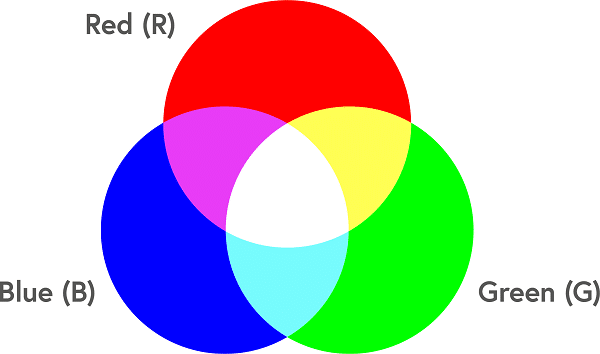
#> input picture OpenCV/Img/he-mau-rgb.png, 600 x 354 px, found by its file name
$ python 'Pixels and Image areas.py'
#> lines starting #> are read from the running program, lines starting #| are printed output that depends on the picture
import cv2

path = r"D:\Project Python AI\OpenCV\Img\he-mau-rgb.png"

img = cv2.imread(path)
#> img is the input picture: shape (354, 600, 3); mean B, G, R 194.9, 194.1, 195.6

# Tách kênh màu BGR
b = img[:, :, 0]  # Blue channel
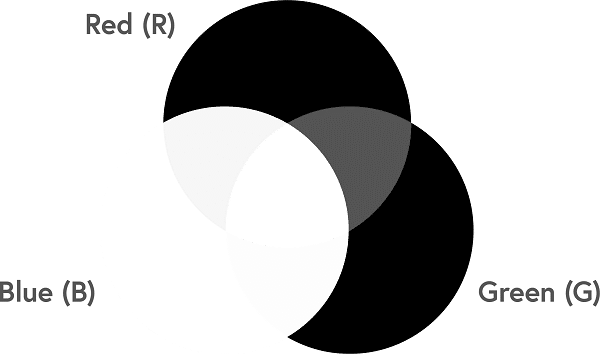
#> b: shape (354, 600); min 0, max 255, mean 194.9
g = img[:, :, 1]  # Green channel
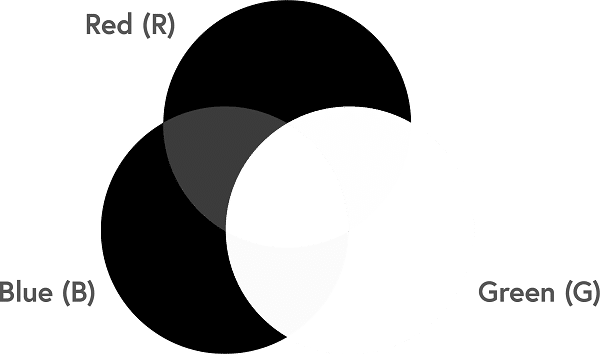
#> g: shape (354, 600); min 0, max 255, mean 194.1
r = img[:, :, 2]  # Red channel
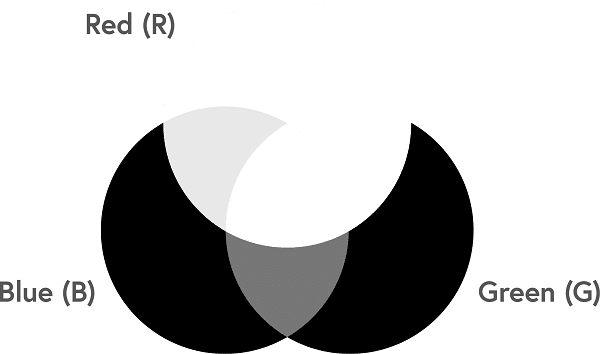
#> r: shape (354, 600); min 0, max 255, mean 195.6

# # Hiển thị ảnh kênh blue
# cv2.imshow("anh blue", b)
# cv2.waitKey(0)
# cv2.destroyAllWindows()

print("Kiểu dữ liệu:", type(img))         # <class 'numpy.ndarray'>
#| Kiểu dữ liệu: <class 'numpy.ndarray'>
print("Kích thước:", img.shape)           # (chiều cao, chiều rộng, số kênh)
#| Kích thước: (354, 600, 3)
print("Số chiều:", img.ndim)              # 3 nếu ảnh màu, 2 nếu ảnh grayscale
#| Số chiều: 3
print("Kiểu dữ liệu pixel:", img.dtype)   # thường là uint8 (0-255)
#| Kiểu dữ liệu pixel: uint8
print("Số phần tử:", img.size)            # tổng số pixel * số kênh
#| Số phần tử: 637200
print("Chiều cao (rows):", img.shape[0])  # số hàng
#| Chiều cao (rows): 354
print("Chiều rộng (cols):", img.shape[1]) # số cột
#| Chiều rộng (cols): 600
print("Số kênh:", img.shape[2])
#| Số kênh: 3
print(img.dtype)
#| uint8


# truy cập vùng ảnh
# roi = img[y1:y2, x1:x2] hàng y1 đến y2 và x cũng vậy

a = img[200:300, 100:200]
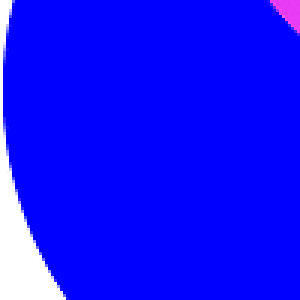
#> a: shape (100, 100, 3) (shown 3 times larger); mean B, G, R 254.9, 15.9, 17


cv2.imshow("meo", a)
cv2.waitKey()
